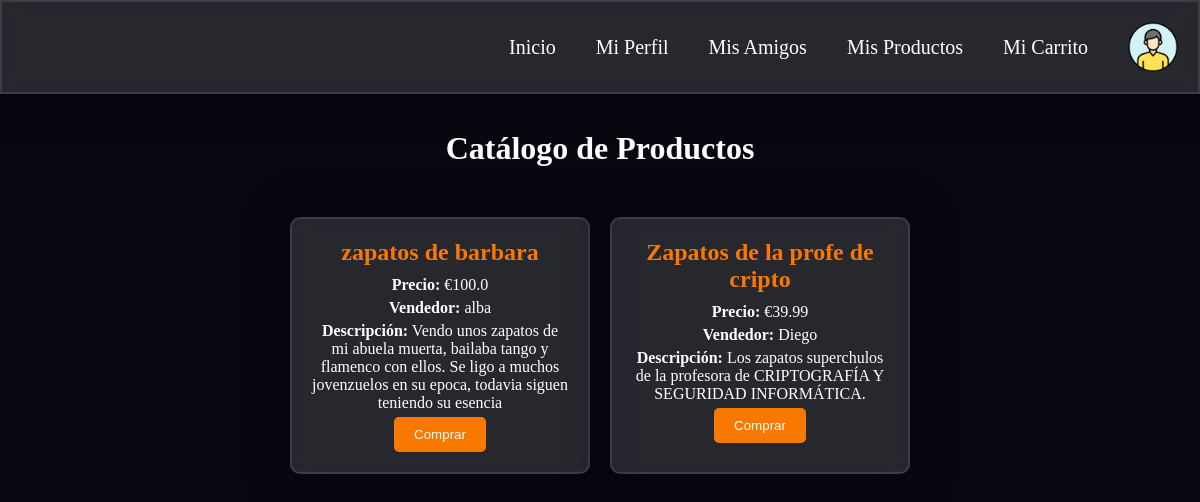
The app's page /comprar, older data.
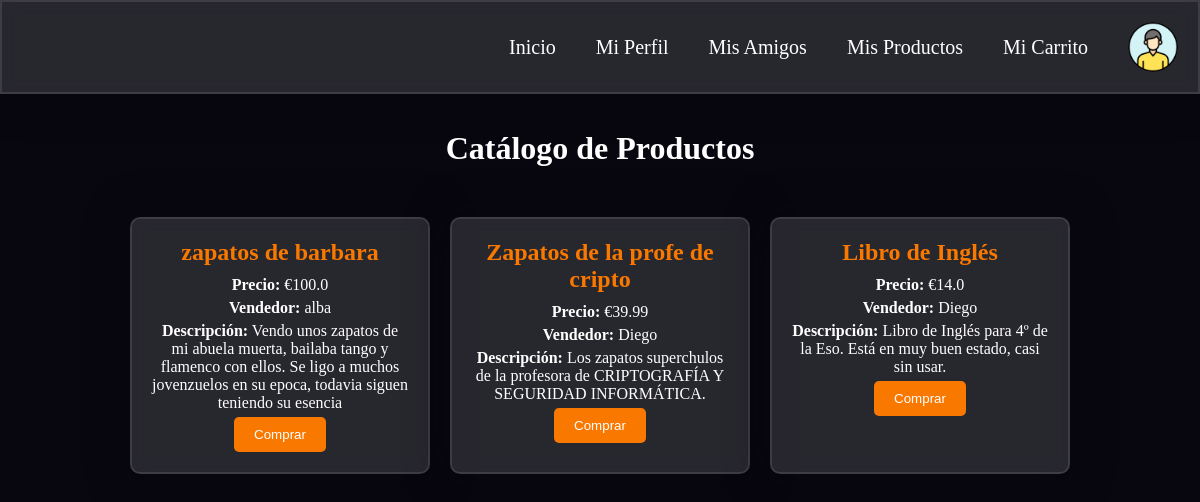
The same page, newer data.
### app.py (models this page shows)
class Product(db.Model):
    __tablename__ = 'products'
    id = db.Column(db.Integer, primary_key=True)
    name = db.Column(db.String(80), nullable=False)
    category = db.Column(db.String(80), nullable=False)
    price = db.Column(db.Float, nullable=False)
    description = db.Column(db.String(200), nullable=False)
    status = db.Column(db.String(20), nullable=False, default='en venta')
    seller_id = db.Column(db.Integer, db.ForeignKey('users.id'), nullable=False)
    buyer_id = db.Column(db.Integer, db.ForeignKey('users.id'), nullable=True)
    created_at = db.Column(db.String(120), nullable=False)

class User(db.Model):
    __tablename__ = 'users'
    id = db.Column(db.Integer, primary_key=True)
    username = db.Column(db.String(80), unique=True, nullable=False)
    nombre = db.Column(db.String(80), nullable=False)
    ciudad = db.Column(db.String(80), nullable=False)
    email = db.Column(db.String(120), unique=True, nullable=False)
    bank_account = db.Column(db.String(50), nullable=False, default="")  # Usar cadena vacía como valor por defecto
    key = db.Column(db.String(64), nullable=False)
    salt = db.Column(db.String(32), nullable=False)
    created_at = db.Column(db.String(120), nullable=False)
    updated_at = db.Column(db.String(120), nullable=False)
    objetos_vendidos = db.Column(db.String(200), nullable=True, default="")
    objetos_comprados = db.Column(db.String(200), nullable=True, default="")
    products_sold = db.relationship('Product', backref='seller', lazy=True, foreign_keys='Product.seller_id')
    products_bought = db.relationship('Product', backref='buyer', lazy=True, foreign_keys='Product.buyer_id')

### app.py (the view, shortened to what this page needs)
@app.route('/comprar', methods=['GET', 'POST'])
def comprar():
    products = Product.query.filter_by(status='en venta').all()
    return render_template('comprar.html', products=products)

### templates/comprar.html (shortened to what this page needs)
<!DOCTYPE html>
<html lang="es">
<head>
    <link rel="stylesheet" type="text/css" href="{{ url_for('static', filename='styles/comprar.css') }}">
</head>
<body>
    <nav>
        <a href="{{ url_for('app_route') }}">Inicio</a>
        <a href="{{ url_for('perfil') }}">Mi Perfil</a>
        <a href="{{ url_for('amigos') }}">Mis Amigos</a>
        <a href="{{ url_for('productos') }}">Mis Productos</a>
        <a href="{{ url_for('carrito') }}">Mi Carrito</a>
        <img src="{{ url_for('static', filename='imagenes/perfil.png') }}" alt="Perfil">
    </nav>
    <h1>Catálogo de Productos</h1>
    <div class="catalogo">
        {% for product in products %}
        <div class="tarjeta">
            <h2>{{ product.name }}</h2>
            <p><strong>Precio:</strong> €{{ product.price }}</p>
            <p><strong>Vendedor:</strong> {{ product.seller.nombre }}</p>
            <p><strong>Descripción:</strong> {{ product.description }}</p>
            <form action="{{ url_for('comprar') }}" method="POST">
                <button type="submit">Comprar</button>
            </form>
        </div>
        {% endfor %}
    </div>
</body>
</html>

### static/styles/comprar.css (style rules this page uses)
*, *:before, *:after { padding: 0; margin: 0; box-sizing: border-box; }
body { background-color: #080710; }
nav { width: 100%; display: flex; justify-content: flex-end; align-items: center; background-color: rgba(255, 255, 255, 0.13); padding: 20px; border-radius: 0; backdrop-filter: blur(10px); border: 2px solid rgba(255, 255, 255, 0.1); box-shadow: 0 0 40px rgba(8, 7, 16, 0.6); position: fixed; top: 0; left: 0; z-index: 1000; }
nav a { color: #fff; text-decoration: none; margin: 0 20px; font-size: 20px; transition: transform 0.3s; }
nav img { width: 50px; height: 50px; border-radius: 50%; margin-left: 20px; }
body > *:not(nav) { margin-top: 130px; }
h1 { text-align: center; color: #ffffff }
.catalogo { display: flex; flex-wrap: wrap; justify-content: center; gap: 20px; margin-top: 50px; }
.tarjeta { background-color: rgba(255, 255, 255, 0.13); border: 2px solid rgba(255, 255, 255, 0.1); border-radius: 10px; box-shadow: 0 0 40px rgba(8, 7, 16, 0.6); padding: 20px; width: 300px; text-align: center; backdrop-filter: blur(10px); }
.tarjeta h2 { color: #f97800; margin: 0 0 10px; }
.tarjeta p { margin: 5px 0; color: #ffffff; }
.tarjeta button { background-color: #f97800; color: #fff; padding: 10px 20px; border: none; border-radius: 5px; cursor: pointer; transition: transform 0.3s; }

Row changes from the older to the newer data that the page shows:
added Product: name "Libro de Inglés", price "14.0", seller.nombre "Diego", description "Libro de Inglés para 4º de la Eso. Está en muy buen estado, casi sin usar."
